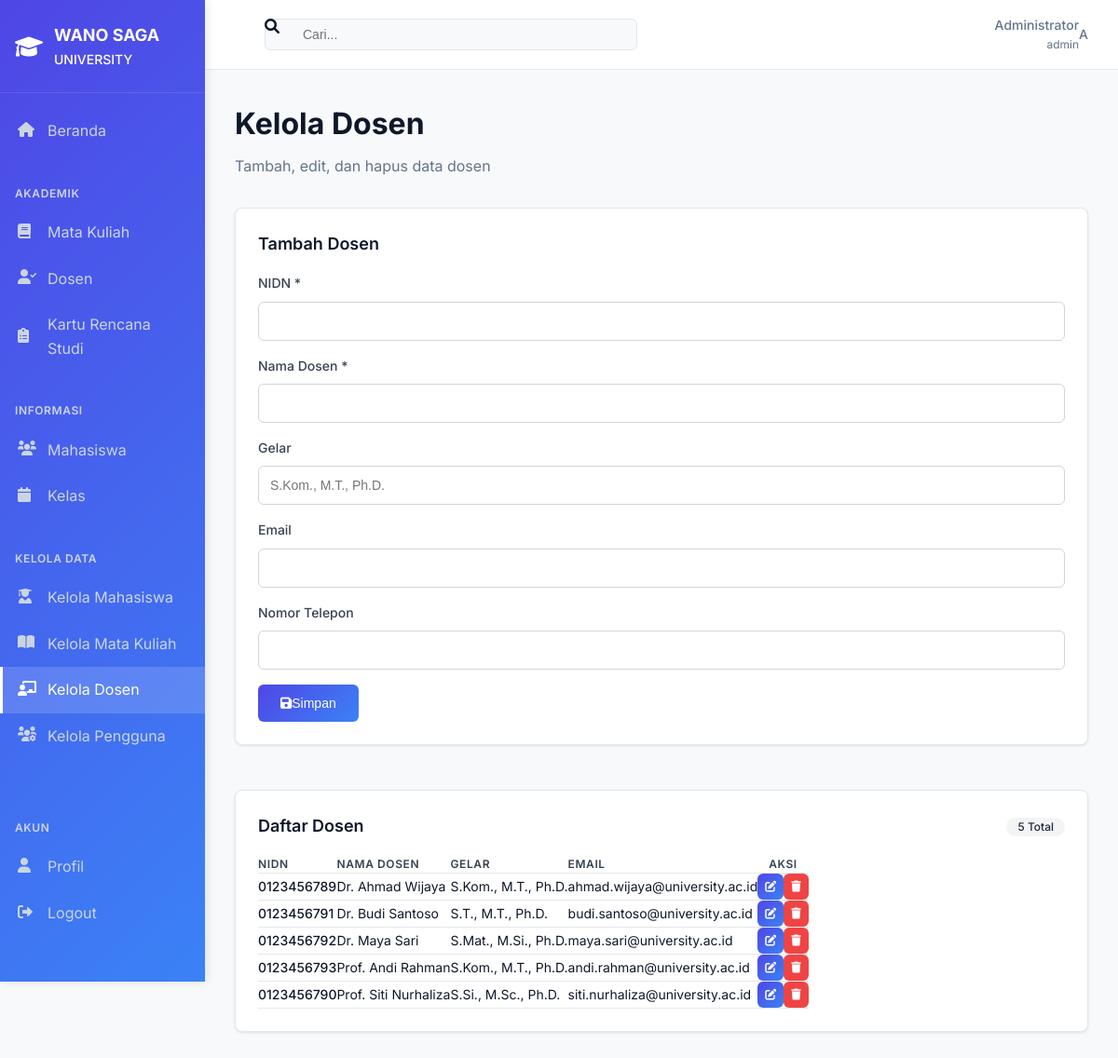
The page /manage_lecturers.php (signed in) on the database its author committed.
### tables this page shows
CREATE TABLE IF NOT EXISTS dosen (
    id_dosen INT(11) AUTO_INCREMENT PRIMARY KEY,
    nidn VARCHAR(20) UNIQUE NOT NULL,
    nama_dosen VARCHAR(100) NOT NULL,
    gelar VARCHAR(50),
    email VARCHAR(100) UNIQUE,
    nomor_telepon VARCHAR(15),
    created_at TIMESTAMP DEFAULT CURRENT_TIMESTAMP,
    updated_at TIMESTAMP DEFAULT CURRENT_TIMESTAMP ON UPDATE CURRENT_TIMESTAMP
);

### includes/functions.php (called while the page is built, shortened)
<?php
require_once 'config/database.php';
class KRSSystem {
    private $conn;
    public function __construct() {
        $this->db = new Database();
        $this->conn = $this->db->getConnection();
    }
    public function getLecturers() {
        try {
            $query = "SELECT * FROM dosen ORDER BY nama_dosen ASC";
            $stmt = $this->conn->prepare($query);
            $stmt->execute();
            $result = $stmt->fetchAll(PDO::FETCH_ASSOC);
            return $result ?: DemoData::getLecturers();
        } catch(PDOException $e) {
            error_log("Database error in getLecturers: " . $e->getMessage());
            return DemoData::getLecturers();
        }
    }
    public function isDatabaseConnected() {
        return $this->conn !== null;
    }
}
?>

### config/database.php (called while the page is built, shortened)
<?php
class Database {
    private $host = 'localhost';
    private $db_name = 'krs_system';
    private $username = 'root';
    private $password = '';
    public function getConnection() {
        $this->conn = null;
        try {
            $this->conn = new PDO("mysql:host=" . $this->host . ";dbname=" . $this->db_name,
                                $this->username, $this->password);
            $this->conn->exec("set names utf8");
            $this->conn->setAttribute(PDO::ATTR_ERRMODE, PDO::ERRMODE_EXCEPTION);
        } catch(PDOException $exception) {
            return null;
        }
        return $this->conn;
    }
}
?>

### manage_lecturers.php (the view, shortened to what this page needs)
<?php
require_once 'includes/functions.php';
$krsSystem = new KRSSystem();
$lecturers = $krsSystem->getLecturers();
$editLecturer = null;
include 'includes/header.php';
?>
<div class="sky-fade-in">
    <div class="sky-page-header">
        <h1 class="sky-page-title">Kelola Dosen</h1>
        <p class="sky-page-subtitle">Tambah, edit, dan hapus data dosen</p>
    </div>
    <div class="grid grid-cols-1 lg:grid-cols-3 gap-6">
        <div class="lg:col-span-1">
            <div class="sky-card">
                <h3 class="text-lg font-semibold mb-4">
                    <?php echo $editLecturer ? 'Edit Dosen' : 'Tambah Dosen'; ?>
                </h3>
                <form method="POST" class="space-y-4">
                    <div class="form-group">
                        <label class="form-label">NIDN *</label>
                        <input type="text" name="nidn" class="form-input"
                               value="<?php echo $editLecturer ? htmlspecialchars($editLecturer['nidn']) : ''; ?>" required>
                    </div>
                    <div class="form-group">
                        <label class="form-label">Nama Dosen *</label>
                        <input type="text" name="nama_dosen" class="form-input"
                               value="<?php echo $editLecturer ? htmlspecialchars($editLecturer['nama_dosen']) : ''; ?>" required>
                    </div>
                    <div class="form-group">
                        <label class="form-label">Gelar</label>
                        <input type="text" name="gelar" class="form-input"
                               value="<?php echo $editLecturer ? htmlspecialchars($editLecturer['gelar']) : ''; ?>"
                               placeholder="S.Kom., M.T., Ph.D.">
                    </div>
                    <div class="form-group">
                        <label class="form-label">Email</label>
                        <input type="email" name="email" class="form-input"
                               value="<?php echo $editLecturer ? htmlspecialchars($editLecturer['email']) : ''; ?>">
                    </div>
                    <div class="form-group">
                        <label class="form-label">Nomor Telepon</label>
                        <input type="text" name="nomor_telepon" class="form-input"
                               value="<?php echo $editLecturer ? htmlspecialchars($editLecturer['nomor_telepon']) : ''; ?>">
                    </div>
                    <div class="flex gap-2">
                        <button type="submit" class="btn-primary flex-1">
                            <i class="fas fa-save mr-2"></i>
                            <?php echo $editLecturer ? 'Update' : 'Simpan'; ?>
                        </button>
                    </div>
                </form>
            </div>
        </div>
        <div class="lg:col-span-2">
            <div class="sky-card">
                <div class="flex justify-between items-center mb-4">
                    <h3 class="text-lg font-semibold">Daftar Dosen</h3>
                    <span class="badge bg-gray-100 text-gray-800"><?php echo count($lecturers); ?> Total</span>
                </div>
                <div class="overflow-x-auto">
                    <table class="w-full text-sm">
                        <thead>
                            <tr class="border-b bg-gray-50">
                                <th class="text-left p-3">NIDN</th>
                                <th class="text-left p-3">Nama Dosen</th>
                                <th class="text-left p-3">Gelar</th>
                                <th class="text-left p-3">Email</th>
                                <th class="text-center p-3">Aksi</th>
                            </tr>
                        </thead>
                        <tbody>
                            <?php foreach ($lecturers as $lecturer): ?>
                            <tr class="border-b hover:bg-gray-50">
                                <td class="p-3 font-medium"><?php echo htmlspecialchars($lecturer['nidn']); ?></td>
                                <td class="p-3"><?php echo htmlspecialchars($lecturer['nama_dosen']); ?></td>
                                <td class="p-3 text-sm text-gray-600"><?php echo htmlspecialchars($lecturer['gelar'] ?? '-'); ?></td>
                                <td class="p-3"><?php echo htmlspecialchars($lecturer['email'] ?? '-'); ?></td>
                                <td class="p-3 text-center">
                                    <div class="flex justify-center gap-2">
                                        <a href="?edit=<?php echo $lecturer['id_dosen']; ?>"
                                           class="btn-sm btn-primary" title="Edit">
                                            <i class="fas fa-edit"></i>
                                        </a>
                                        <?php if ($krsSystem->isDatabaseConnected()): ?>
                                        <form method="POST" class="inline"
                                              onsubmit="return confirm('Yakin ingin menghapus dosen ini?')">
                                            <button type="submit" class="btn-sm btn-danger" title="Hapus">
                                                <i class="fas fa-trash"></i>
                                            </button>
                                        </form>
                                        <?php endif; ?>
                                    </div>
                                </td>
                            </tr>
                            <?php endforeach; ?>
                        </tbody>
                    </table>
                </div>
            </div>
        </div>
    </div>
</div>
<link rel="stylesheet" href="assets/css/forms.css">
<?php include 'includes/footer.php'; ?>

### assets/css/style.css (style rules this page uses)
:root { --background: 248, 249, 250; --foreground: 15, 23, 42; --card: 255, 255, 255; --card-foreground: 15, 23, 42; --primary: 79, 70, 229; --primary-foreground: 255, 255, 255; --secondary: 241, 245, 249; --secondary-foreground: 15, 23, 42; --muted: 241, 245, 249; --muted-foreground: 100, 116, 139; --border: 226, 232, 240; --sidebar-bg: linear-gradient(135deg, #4f46e5 0%, #3b82f6 100%); --sidebar-text: 255, 255, 255; --sidebar-text-muted: 203, 213, 225; }
* { margin: 0; padding: 0; box-sizing: border-box; }
body { font-family: "Inter", -apple-system, BlinkMacSystemFont, "Segoe UI", "Roboto", sans-serif; background-color: rgb(var(--background)); color: rgb(var(--foreground)); line-height: 1.6; }
.sky-page-header { margin-bottom: 2rem; }
.sky-page-title { font-size: 2rem; font-weight: 700; color: rgb(var(--foreground)); margin-bottom: 0.5rem; }
.sky-page-subtitle { color: rgb(var(--muted-foreground)); font-size: 1rem; margin-bottom: 1.5rem; }
.sky-card { background: rgb(var(--card)); border: 1px solid rgb(var(--border)); border-radius: 0.5rem; padding: 1.5rem; box-shadow: 0 1px 3px rgba(0, 0, 0, 0.1); transition: box-shadow 0.2s ease; margin-bottom: 1.5rem; }
.grid { display: grid; }
.grid-cols-1 { grid-template-columns: repeat(1, minmax(0, 1fr)); }
.gap-6 { gap: 1.5rem; }
.badge { display: inline-flex; align-items: center; padding: 0.25rem 0.75rem; border-radius: 9999px; font-size: 0.75rem; font-weight: 500; line-height: 1; }
.bg-gray-100 { background-color: #f3f4f6; }
.text-gray-800 { color: #1f2937; }
.sky-fade-in { animation: fadeIn 0.3s ease-out; }
.text-center { text-align: center; }
.text-left { text-align: left; }
.font-semibold { font-weight: 600; }
.font-medium { font-weight: 500; }
.text-sm { font-size: 0.875rem; }
.text-lg { font-size: 1.125rem; }
.mb-4 { margin-bottom: 1rem; }
.flex { display: flex; }
.items-center { align-items: center; }
.justify-between { justify-content: space-between; }
.space-y-4 > * + * { margin-top: 1rem; }

### assets/css/forms.css (style rules this page uses)
.form-group { margin-bottom: 1rem; }
.form-label { display: block; font-size: 0.875rem; font-weight: 500; color: #374151; margin-bottom: 0.5rem; }
.form-input, .form-select { width: 100%; padding: 0.75rem; border: 1px solid #d1d5db; border-radius: 0.375rem; font-size: 0.875rem; transition: all 0.2s ease; box-sizing: border-box; background-color: white; }
.btn-primary, .btn-secondary, .btn-danger, .btn-success { padding: 0.75rem 1.5rem; border-radius: 0.375rem; font-size: 0.875rem; font-weight: 500; text-decoration: none; display: inline-flex; align-items: center; justify-content: center; transition: all 0.2s ease; border: none; cursor: pointer; text-align: center; }
.btn-primary { background: linear-gradient(135deg, #4f46e5 0%, #3b82f6 100%); color: white; }
.btn-danger { background: #ef4444; color: white; }
.btn-sm { padding: 0.5rem; font-size: 0.75rem; }
table { border-collapse: collapse; }
table th { font-weight: 600; text-transform: uppercase; font-size: 0.75rem; letter-spacing: 0.05em; color: #374151; }
table td, table th { border-bottom: 1px solid #e5e7eb; }
.badge { display: inline-flex; align-items: center; padding: 0.25rem 0.75rem; border-radius: 9999px; font-size: 0.75rem; font-weight: 500; line-height: 1; }

### rows shown on the page
dosen: nidn "0123456789", nama_dosen "Dr. Ahmad Wijaya", gelar "S.Kom., M.T., Ph.D.", email "ahmad.wijaya@university.ac.id"
dosen: nidn "0123456791", nama_dosen "Dr. Budi Santoso", gelar "S.T., M.T., Ph.D.", email "budi.santoso@university.ac.id"
dosen: nidn "0123456792", nama_dosen "Dr. Maya Sari", gelar "S.Mat., M.Si., Ph.D.", email "maya.sari@university.ac.id"
dosen: nidn "0123456793", nama_dosen "Prof. Andi Rahman", gelar "S.Kom., M.T., Ph.D.", email "andi.rahman@university.ac.id"
dosen: nidn "0123456790", nama_dosen "Prof. Siti Nurhaliza", gelar "S.Si., M.Sc., Ph.D.", email "siti.nurhaliza@university.ac.id"

### other values the page prints
$currentUser['full_name'] "Administrator"
$currentUser['role'] "admin"
substr($currentUser['full_name'], 0, 1) "A"
count($lecturers) "5"
